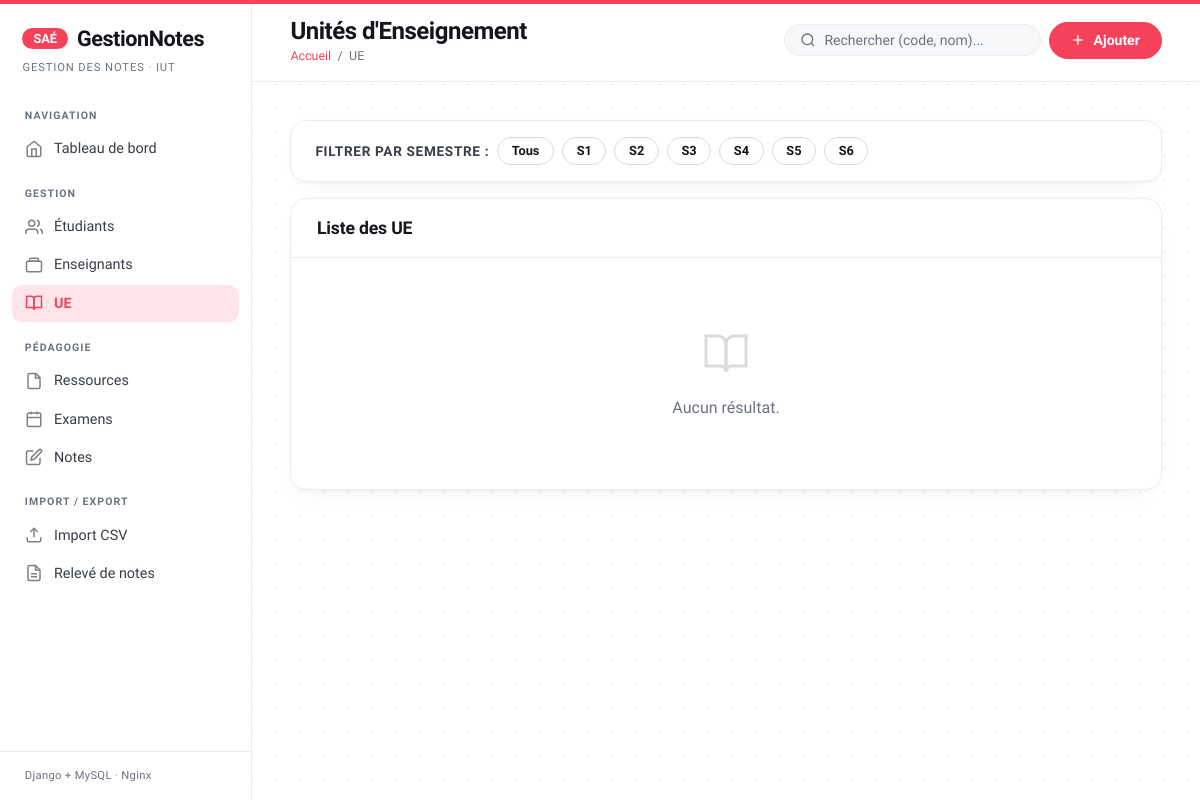
Before: /ue/?q=&semestre=S1 with the older database file.
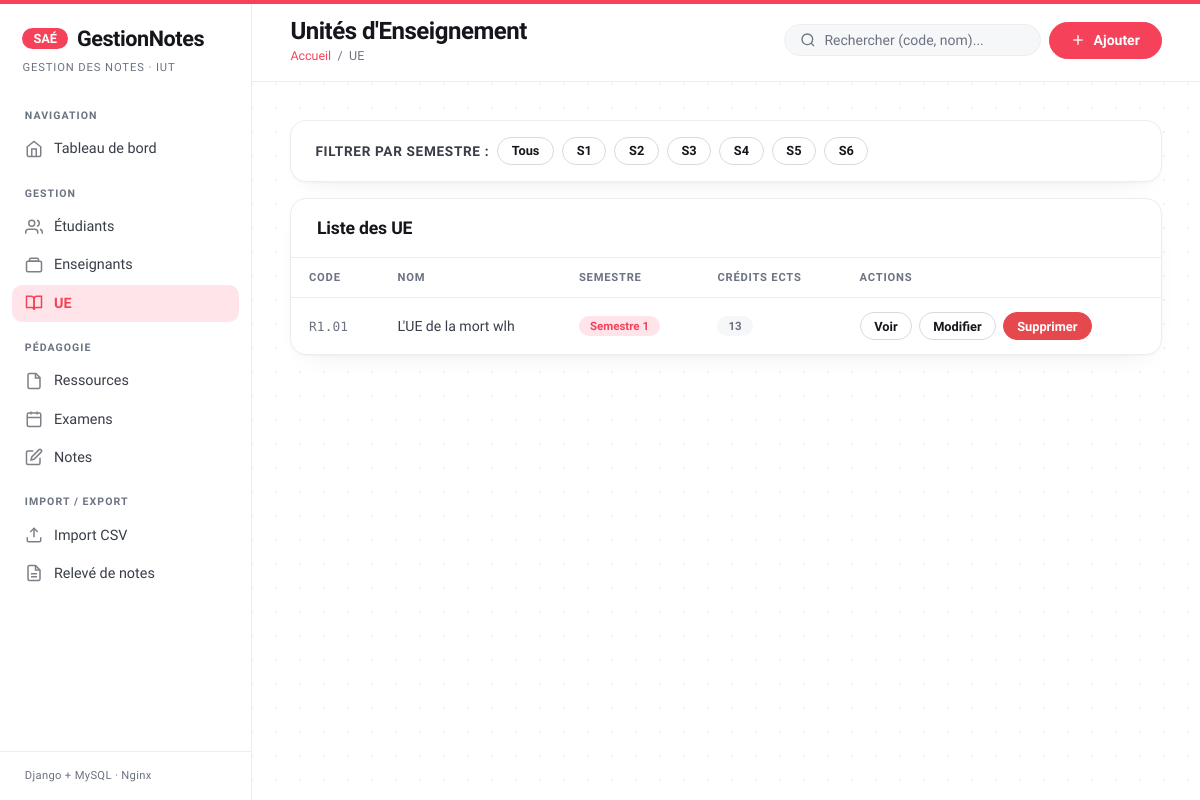
After: the same page with the newer database file.
### notes_app/models.py (models this page shows, shortened)
class UE(models.Model):
    SEMESTRES = [
        ('S1', 'Semestre 1'),
        ('S2', 'Semestre 2'),
        ('S3', 'Semestre 3'),
        ('S4', 'Semestre 4'),
        ('S5', 'Semestre 5'),
        ('S6', 'Semestre 6'),
    ]
    code_ue = models.CharField(
        max_length=20,
        primary_key=True,
        verbose_name="Code UE"
    )
    nom = models.CharField(max_length=200, verbose_name="Nom de l'UE")
    semestre = models.CharField(
        max_length=2,
        choices=SEMESTRES,
        verbose_name="Semestre"
    )
    credits_ects = models.PositiveSmallIntegerField(
        verbose_name="Crédits ECTS",
        validators=[MinValueValidator(1), MaxValueValidator(30)]
    )
    class Meta:
        db_table = 'ue'
        verbose_name = "UE"
        verbose_name_plural = "UE"
        ordering = ['semestre', 'code_ue']

### notes_app/views.py (the view)
def ue_liste(request):
    query = request.GET.get('q', '')
    semestre = request.GET.get('semestre', '')
    ues = UE.objects.all()
    if query:
        ues = ues.filter(
            Q(code_ue__icontains=query) | Q(nom__icontains=query)
        )
    if semestre:
        ues = ues.filter(semestre=semestre)
    semestres = UE.SEMESTRES
    return render(request, 'notes_app/ue_liste.html', {
        'ues': ues,
        'query': query,
        'semestre_actif': semestre,
        'semestres': semestres,
        'titre_page': 'Unités d\'Enseignement',
    })

### notes_app/templates/notes_app/ue_liste.html (shortened to what this page needs)
{% extends 'notes_app/base.html' %}
{% block titre_page %}Unités d'Enseignement{% endblock %}
{% block breadcrumb %}<span>/</span> <span>UE</span>{% endblock %}
{% block topbar_actions %}
<form method="get" class="search-bar">
  <svg width="16" height="16" viewBox="0 0 24 24" fill="none" stroke="currentColor" stroke-width="2"><circle cx="11" cy="11" r="8"/><line x1="21" y1="21" x2="16.65" y2="16.65"/></svg>
  <input type="search" name="q" value="{{ query }}" placeholder="Rechercher (code, nom)...">
</form>
<a href="{% url 'ue_creer' %}" class="btn btn-primary">
  <svg width="16" height="16" viewBox="0 0 24 24" fill="none" stroke="currentColor" stroke-width="2"><line x1="12" y1="5" x2="12" y2="19"/><line x1="5" y1="12" x2="19" y2="12"/></svg>
  Ajouter
</a>
{% endblock %}
{% block content %}
<div class="card" style="margin-bottom:1rem">
  <div class="card-body" style="padding:1rem 1.5rem">
    <form method="get" style="display:flex;gap:.5rem;align-items:center;flex-wrap:wrap">
      <label style="margin:0;font-size:.85rem">Filtrer par semestre :</label>
      <a href="?q={{ query }}" class="btn btn-outline btn-sm {% if not semestre_actif %}btn-primary{% endif %}">Tous</a>
      {% for code, label in semestres %}
        <a href="?q={{ query }}&semestre={{ code }}" class="btn btn-outline btn-sm {% if semestre_actif == code %}btn-primary{% endif %}">{{ code }}</a>
      {% endfor %}
    </form>
  </div>
</div>
<div class="card">
  <div class="card-header">
    <h2 class="card-title">Liste des UE</h2>
  </div>
  {% if ues %}
  <div class="table-wrapper">
    <table>
      <thead>
        <tr>
          <th>Code</th>
          <th>Nom</th>
          <th>Semestre</th>
          <th>Crédits ECTS</th>
          <th>Actions</th>
        </tr>
      </thead>
      <tbody>
        {% for ue in ues %}
        <tr>
          <td><span class="cell-num">{{ ue.code_ue }}</span></td>
          <td>{{ ue.nom }}</td>
          <td><span class="badge badge-bleu">{{ ue.get_semestre_display }}</span></td>
          <td><span class="badge badge-gris">{{ ue.credits_ects }}</span></td>
          <td>
            <div style="display:flex;gap:.4rem">
              <a href="{% url 'ue_detail' ue.pk %}" class="btn btn-outline btn-sm">Voir</a>
              <a href="{% url 'ue_modifier' ue.pk %}" class="btn btn-outline btn-sm">Modifier</a>
              <a href="{% url 'ue_supprimer' ue.pk %}" class="btn btn-danger btn-sm">Supprimer</a>
            </div>
          </td>
        </tr>
        {% endfor %}
      </tbody>
    </table>
  </div>
  {% else %}
  <div class="empty-state">
    <svg width="48" height="48" viewBox="0 0 24 24" fill="none" stroke="currentColor" stroke-width="1.5"><path d="M2 3h6a4 4 0 0 1 4 4v14a3 3 0 0 0-3-3H2z"/><path d="M22 3h-6a4 4 0 0 0-4 4v14a3 3 0 0 1 3-3h7z"/></svg>
    <p>{% if query or semestre_actif %}Aucun résultat.{% else %}Aucune UE enregistrée.{% endif %}</p>
  </div>
  {% endif %}
</div>
{% endblock %}

Changed rows visible on the page:
added UE: code_ue "R1.01", nom "L'UE de la mort wlh", semestre "Semestre 1", credits_ects "13"
Other visible differences:
text no longer shown: "Aucun résultat."
text now shown: "CODE NOM SEMESTRE CRÉDITS ECTS ACTIONS"
